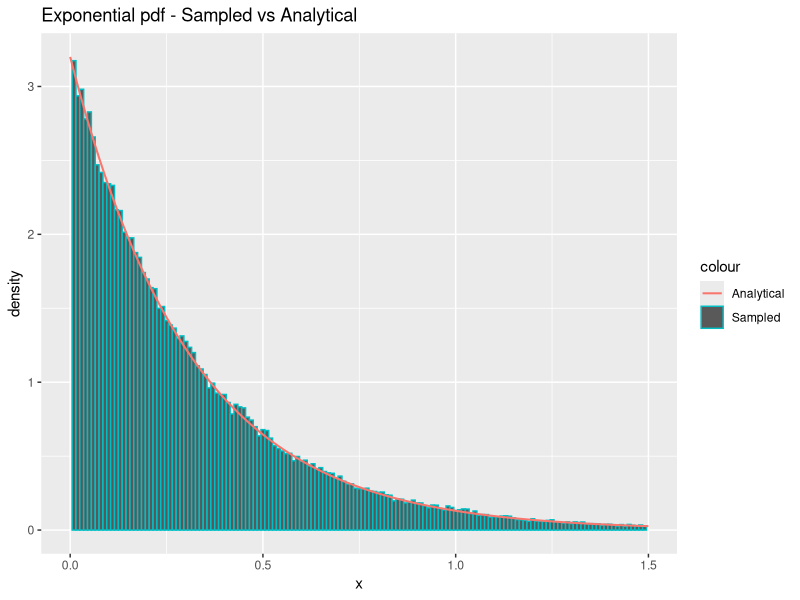
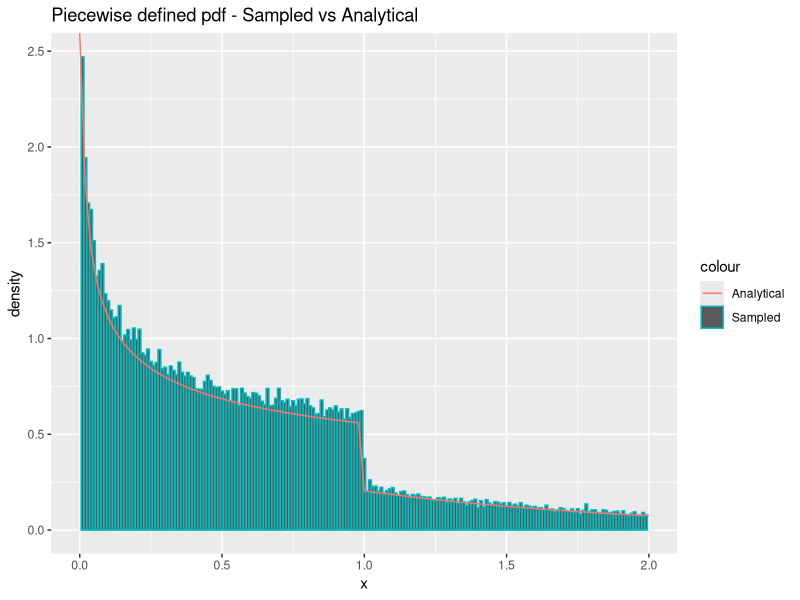
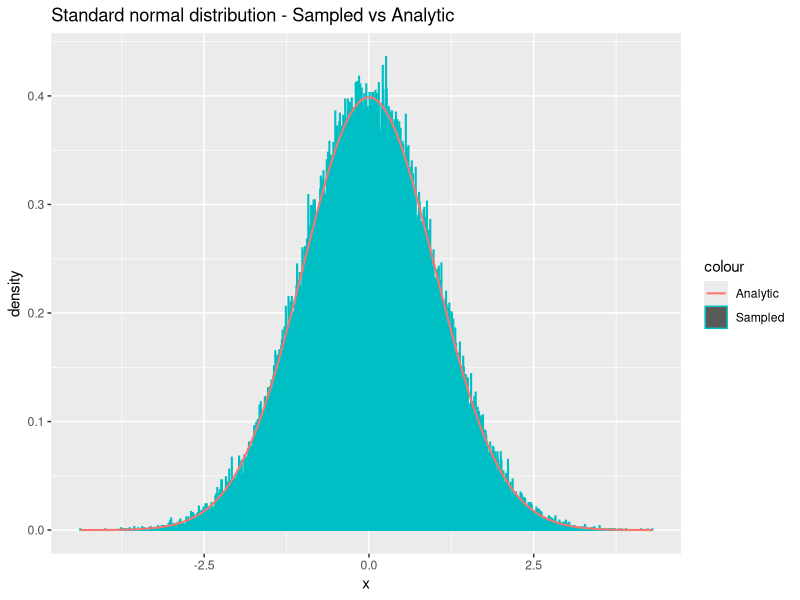
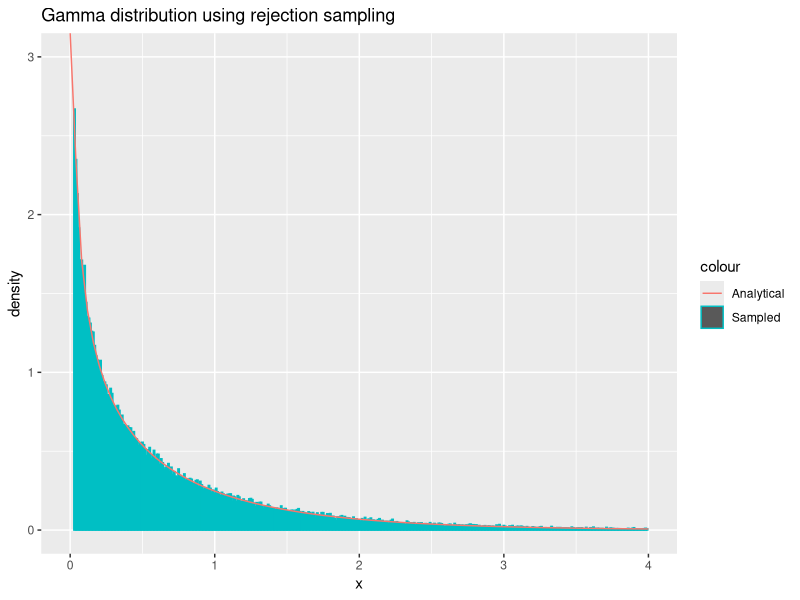
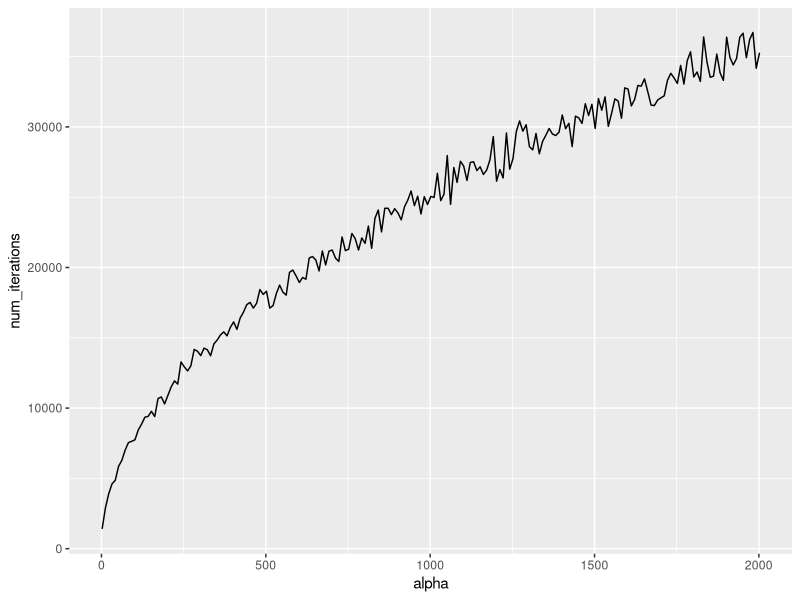
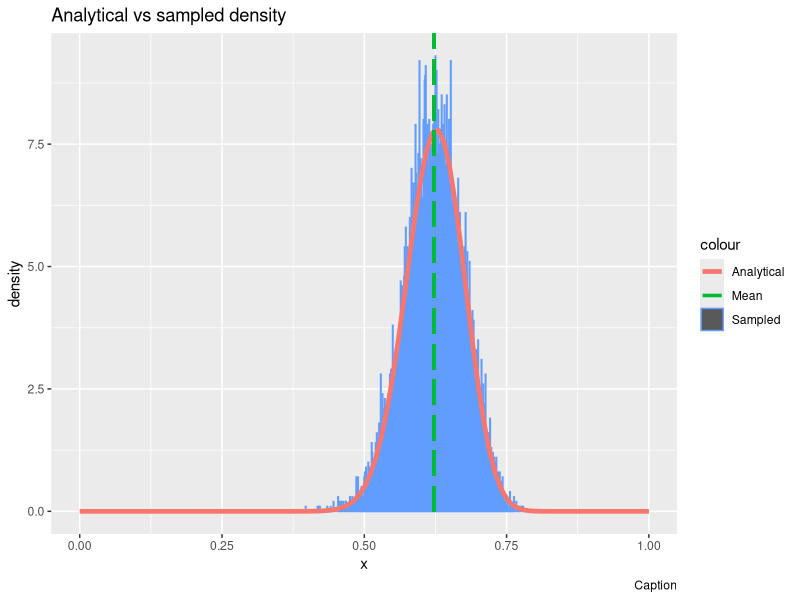

Recreate these plots in R, in order.
## ---- chunk 1
  sample_exponential = function(n, lambda) {
    uniforms = runif(n)
    return(exponentials = -1/lambda * log(uniforms))
  }
## ---- chunk 2
  n = 100000
  lambda = 3.2
  
  x = sample_exponential(n, lambda)
  cat('Theoretical mean:', 1/lambda, '\n')
  cat('Sample mean:', mean(x), '\n----\n')
  cat('Theoretical variance:', 1/lambda^2, '\n')
  cat('Sample variance:', var(x), '\n')
## ---- chunk 3
  library(ggplot2)
  df = data.frame(theo=seq(0,max(x),length.out=n), x=x)
  ggplot(df, aes(x=x)) +
    geom_histogram(aes(y = ..density.., color = "Sampled"), binwidth=0.01) +
    stat_function(fun=dexp,geom = "line",size=0.7,args=(mean=lambda),aes(color="Analytical")) +
    ggtitle("Exponential pdf - Sampled vs Analytical") +
    labs(x='x', y='density') +
    xlim(0, 1.5)
## ---- chunk 4
  density_g = function(x, alpha) {
    c = alpha*exp(1)/(alpha + exp(1))
    density = vector(length = length(x))
    density[x < 1.] = c*x[x<1.]^(alpha-1)
    density[x >= 1.] = c*exp(-x[x>=1.])
    return(as.double(density))
  }


  sample_g = function(n, alpha) {
    c = (alpha * exp(1)) / (alpha + exp(1))
    u = runif(n)
    samples = vector(length=length(u))
    samples[u < c/alpha] = (alpha/c*u[u < c/alpha])^(1/alpha)
    samples[u >= c/alpha] = log(c / (1 - u[u >= c/alpha]))
    return(samples)
  }
## ---- chunk 5
  n=100000
  alpha = 0.7
  x = sample_g(n, alpha)
  cat("Empirical mean:", mean(x), "\n")
  c = (alpha * exp(1)) / (alpha + exp(1))
  cat("Theoretical mean:", c/(alpha+1) + 2 * c / exp(1), "\n")
  cat("----\n")
  cat("Empirical variance:", var(x), "\n")
  cat("Theoretical variance:", c/(alpha+2) + 5*c/exp(1) - (c/(alpha+1) + 2*c/exp(1))^2)
## ---- chunk 6
  library(ggplot2)
  df <- data.frame(theo=seq(0,max(x),length.out=n), x=x)
  ggplot(df, aes(x = x)) +
    geom_histogram(aes(y = ..density.., color = "Sampled"), binwidth=0.01) +
    stat_function(fun=density_g,geom = "line",size=0.5,args=(mean=alpha),aes(color="Analytical")) + 
    xlim(0, 2) + 
    ggtitle("Piecewise defined pdf - Sampled vs Analytical") + labs(x='x', y='density')
## ---- chunk 7
  # TODO: only works with even n
  sample_standard_normal = function(n) {
    x_1 = runif(n/2, 0, 2*pi)
    x_2 = sample_exponential(n/2, lambda=1/2)
    y_1 = sqrt(x_2) * cos(x_1)
    y_2 = sqrt(x_2) * sin(x_1)
    return(c(y_1, y_2))
  }
## ---- chunk 8
  n = 100000
  y = sample_standard_normal(n)
  
  cat("Empirical mean:", mean(y), "\n")
  cat("Theoretical mean:", 0, '\n')
  cat("----\n")
  cat("Empirical variance:", var(y), "\n")
  cat("Theoretical variance:", 1, "\n")

## ---- chunk 9
  library(ggplot2)
  df = data.frame(theo=seq(0,max(x),length.out=n), x=y)
  ggplot(df, aes(x=y)) +
    geom_histogram(aes(y = ..density.., color = "Sampled"), binwidth=0.01) +
    stat_function(fun=dnorm,geom = "line",size=0.7,args=list(0,1),aes(color="Analytic")) +
    ggtitle("Standard normal distribution - Sampled vs Analytic") +
    labs(x='x', y='density')
## ---- chunk 10
sample_normal_d = function(d, mu, sigma) {
  x = sample_standard_normal(d)
  y <- mu + t(chol(sigma))%*%x
  return(y)
}
## ---- chunk 11

d = 2
n = 100000
mu = c(1.5, 3)
sigma = matrix(c(5,7,7,10),ncol=d,nrow=d)
samples = matrix(NA, ncol=d, nrow=n)
for (i in 1:n){
  samples[i,] = sample_normal_d(d,mu,sigma) # Draw n samples
}

average = apply(samples, 2, mean)
print("Mean vector:")
print.data.frame(data.frame(average))
covmat = cov(samples)
print("Covariance matrix:")
print.data.frame(data.frame(covmat))
## ---- chunk 12
  density_f = function(x, alpha) {
    return(dgamma(x, alpha, rate=1))
  }
  
  sample_f_small = function(n, alpha) {
    c = (1/alpha + exp(-1)) / gamma(alpha)
    samples = vector()
    repeat {
      num_missing_samples = n - length(samples)
      
      x = sample_g(as.integer(num_missing_samples*c), alpha)
      
      acceptance_probs = density_f(x, alpha) / (c * density_g(x, alpha))
      u = runif(as.integer(num_missing_samples*c))
      samples = c(samples, x[u <= acceptance_probs])
      if(length(samples) >= n) {
        break
      }
    }
    # Do not return excess samples:
    return(samples[0:n])
  }
## ---- chunk 13
  n = 100000
  alpha = 0.6
  x = sample_f_small(n, alpha)
  cat("Theoretical mean:", alpha, "\n")
  cat("Sample mean:", mean(x), "\n")
  cat("----", "\n")
  
  cat("Theoretical variance:", alpha, "\n")
  cat("Sample variance:", var(x), "\n")
## ---- chunk 14
  n = 100000
  alpha = 0.6
  x = sample_f_small(n, alpha)
  df = data.frame(x)
  ggplot(df, aes(x = x)) +
    geom_histogram(aes(y = ..density.., color = "Sampled"), binwidth=0.01) +
    stat_function(fun=dgamma,geom = "line",size=0.5,args=(alpha=alpha),aes(color="Analytical")) +
    xlim(0, 4) + ylim(0, 3) + 
    ggtitle("Gamma distribution using rejection sampling") + labs(x='x', y='density')
## ---- chunk 15
sample_f_large = function(n, alpha) {
  loga = (alpha - 1)/2 * (log(alpha - 1) - 1)
  logbp = (alpha + 1)/2 * (log(alpha + 1) - 1)
  
  samples = vector()
  num_iterations = 0
  
  while(length(samples) < n) {
    num_iterations = num_iterations + 1
    
    # Sample in log-scale
    log_x1 = loga + log(runif(1))
    log_x2 = logbp + log(runif(1))
    
    if(2*log_x1 <= (alpha - 1)*(log_x2 - log_x1) - exp(log_x2 - log_x1)) {
      # Accept:
      samples = c(samples, exp(log_x2 - log_x1))
    }
  }
  
  return(list(samples=samples, num_iterations=num_iterations))
}
## ---- chunk 16
n = 10000
alpha = 50
samples = sample_f_large(n, alpha)$samples
cat("Theoretical mean:", alpha, "Sample mean:", mean(samples), "\n")
cat("Theoretical variance:", alpha, "Sample variance:", var(samples), "\n")
## ---- chunk 17
n = 1000
alpha = seq(2, 2002, 10)
num_iterations = vector()
for(a in alpha) {
  num_iterations = c(num_iterations, sample_f_large(n, a)$num_iterations)
}
df = data.frame(x=alpha, num_iterations=num_iterations)
ggplot(df, aes(x = alpha, y = num_iterations)) + geom_line()
## ---- chunk 18

#Estimate probability
n = 100000
x = sample_standard_normal(n)

hit_counter = 0
for (num in x) {
  if (num > 4) {
    hit_counter = hit_counter + 1
    
  }
}
est = hit_counter/length(x)
cat(est*100, " percent.")

#Calculate variance
confidence_interval = est + c(-1, 1)*qnorm(.975)*sqrt(var(x)/n)

cat("Confidence:", confidence_interval*100, "percent.")

## ---- chunk 19

#Function to be sampled from
dna_function = function(x) {
    return((2 + x)^125 * (1 - x)^38 * x^34)
}

#Find highest value of dna_function to set as max c
target_c = optimize(dna_function, c(0, 1), maximum = TRUE)

#Find normalizing constant
n_c = integrate(dna_function, 0, 1)$val

generate_samples = function(n) {
    samples = rep(NA, n)
    run_cnt = 0
    for (i in 1:n) {
        done = 0
        while (done == 0) {
            x_sample = runif(1)  # Proposal sample
            a = dna_function(x_sample)/target_c$objective #Acceptance probability
            u = runif(1) #Used to determine acceptance
            # Accept if u<a(alpha)
            if (u <= a) {
                samples[i] = x_sample
                done = 1
            }
            run_cnt = run_cnt + 1
        }
    }
    return(list(samples = samples, iterations = run_cnt))
}


## ---- chunk 20

n = 10000

# Function used to find actual mean
g = function(x) {
  return(x*dna_function(x)*x)
}

dna_func_density = function(x) {
  return(dna_function(x)/n_c)
}


y = generate_samples(n) #Generate samples from the distribution

est_mean = sum(y$samples)/n

cat("Estimated mean: ", sum(y$samples)/n)


cat("Theoretical mean: ", integrate(g, 0, 1)$val/n_c)

#Generate histogram

df = data.frame(theo = seq(0, 1, length.out = n), value = y$samples)

#TODO: Add caption
ggplot(df, aes(x = value)) + geom_histogram(aes(y = ..density.., colour = "Sampled"), 
    binwidth = 0.001) + stat_function(fun = dna_func_density, geom = "line", 
    size = 1.6, aes(colour = "Analytical")) + ggtitle("Analytical vs sampled density") + 
    xlim(0, 1) + geom_segment(x = sum(y$samples)/n, xend = sum(y$samples)/n, 
    y = 0, yend = 100, aes(colour = "Mean"), size = 1.2, linetype = "longdash") + 
    labs(x = "x", y = "density", caption = paste("Caption"))

## ---- chunk 21
cat("Average random numbers per sample: ",y$iterations/n)
cat("Theoretical expected numbers per sample: ", target_c$objective/n_c)
